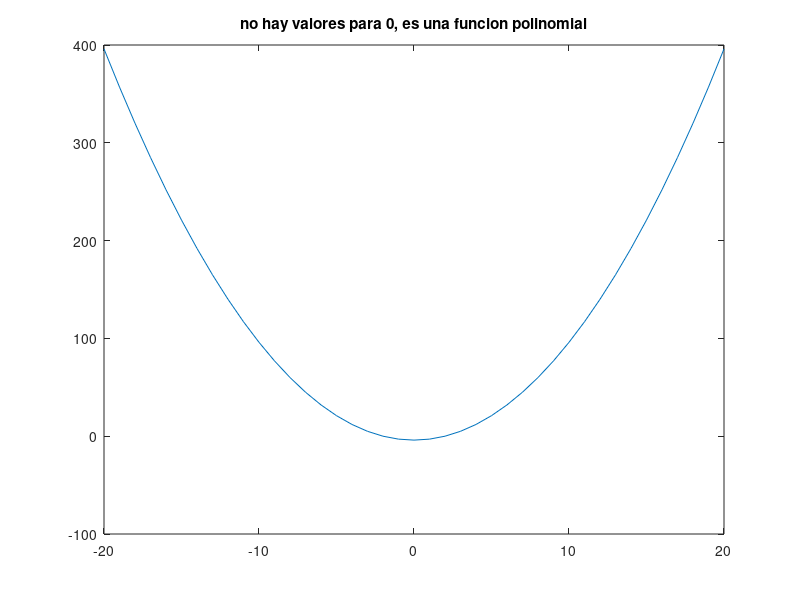

The MATLAB script that drew this image:
%descricion:  para graficar funciones polinomiales 
%author: Jafet martinez meza 
%fecha: 19/11/2021
%date: 202123653
x=-20:1:20;
y= (x+2).*(x-2);
plot (x,y);
title (" no hay valores para 0, es una funcion polinomial ");